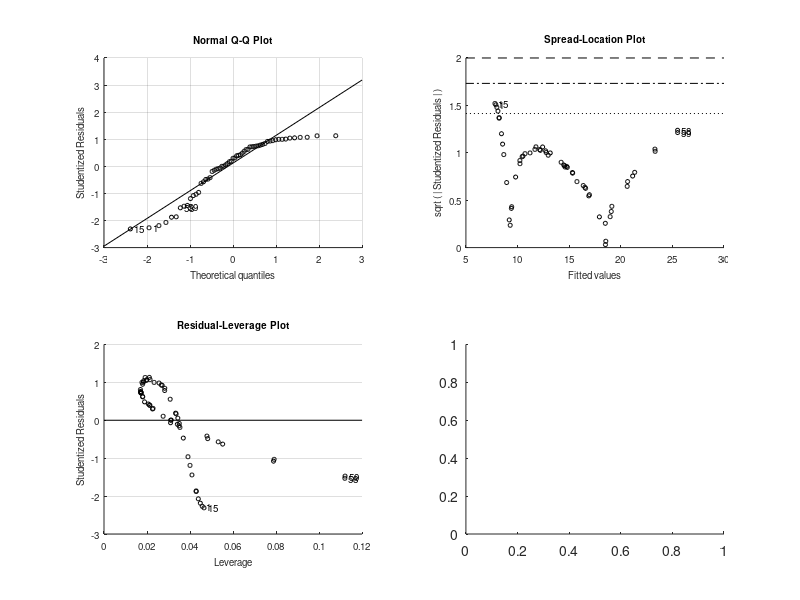

MATLAB code to generate this figure: (Note: this script raises an error after producing the figure.)
%a
data = load("copper-new.txt");
y=data (: ,1);
x=data (: ,2);
mdl = fitlm(x,y);
plot (mdl)
disp("The coefficient at 400 degree Kelvin: "+predict(mdl,400))
%b
GCVerr = 1000;
for lambda = logspace(-4,10,15)
    [yhat,~,gcv,~,~] = csapsGCV(x,y,lambda, [x;400]);
    if GCVerr > gcv
        GCVerr = gcv; yhat_400 = yhat (60); 
        bestlambda = lambda;
        fittederr = mean((yhat(1:59)-y).^2);
        bestyhat = yhat (1:59); 
    end
end
disp("================Spline Fitting=====================") 
scatter(x,y)
hold on
[ x , idx ]= sort ( x ) ;
plot(x,bestyhat(idx))
hold off
disp(" fitted error : "+ fittederr+" best_lambda:" + bestlambda)
disp("The coefficient at 400 degree Kelvin: "+yhat_400)